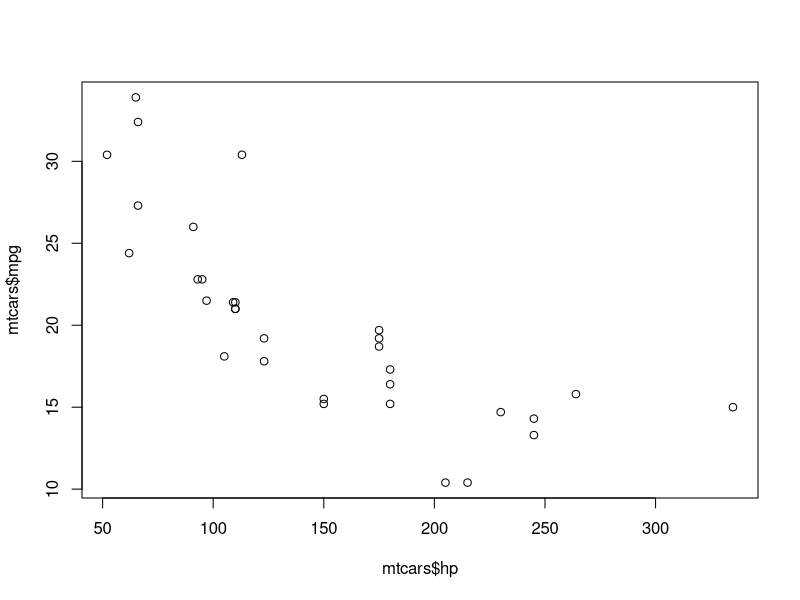
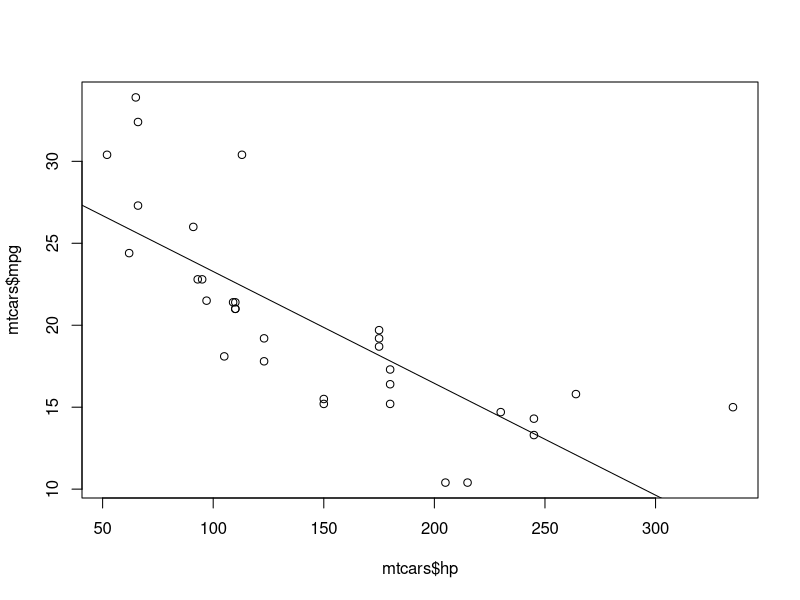
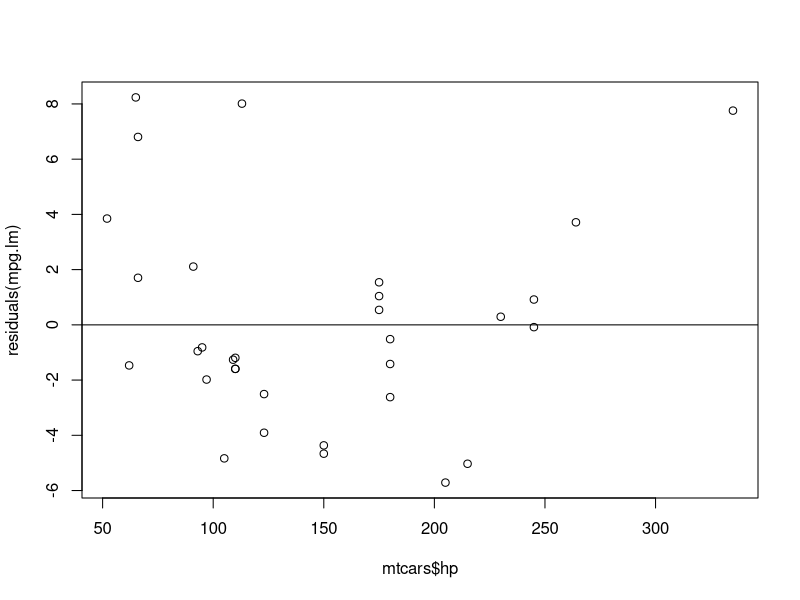

Generate these figures, in order, with R:
## ---- chunk 1
is.numeric(mtcars$mpg)
is.numeric(mtcars$hp)
## ---- chunk 2
plot(x = mtcars$hp, y = mtcars$mpg)
## ---- chunk 3
cor.test(mtcars$mpg, mtcars$hp)
## ---- chunk 4
mpg.lm <- lm(mpg ~ hp, data = mtcars) #Dependent variable on the left
summary(mpg.lm)
## ---- chunk 5
names(mpg.lm)
## ---- chunk 6
print(summary(mpg.lm), digits=6)
## ---- chunk 7
plot(x = mtcars$hp, y = mtcars$mpg) #First, remake the scatterplot
abline(mpg.lm) #Add the regression line to the plot
## ---- chunk 8
residuals(mpg.lm)
## ---- chunk 9
plot(x = mtcars$hp, y = residuals(mpg.lm))
abline(h=0) #Horizontal line at 0
## ---- chunk 10
predict(mpg.lm, interval = "predict")
## ---- chunk 11
predict(mpg.lm, newdata = data.frame(hp=300), interval = "predict")
## ---- chunk 12
mpg.lm <- lm(mpg ~ hp + wt, data = mtcars)
summary(mpg.lm)
## ---- chunk 13
predict(mpg.lm, newdata = data.frame(hp=300, wt=3.20), interval = "predict")
